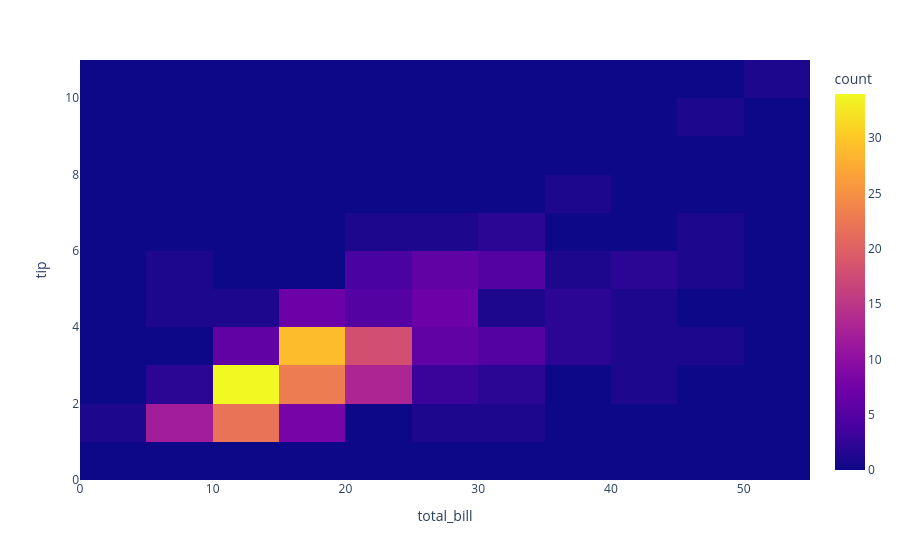

The notebook cell this image was saved under:
### Markdown cell above
2D Histograms in Python

### Code cell
import plotly.express as px
df = px.data.tips()

fig = px.density_heatmap(df, x="total_bill", y="tip")
fig.show()

### Figure 1 — Plotly figure (JSON) as saved in the notebook; plotly's stock layout.template omitted (floating-point values rounded to 4 significant figures; data arrays with more than 128 entries replaced by an {"elided": "..."} marker saying what was removed)
{"data": [{"coloraxis": "coloraxis", "hovertemplate": "total_bill=%{x}<br>tip=%{y}<br>count=%{z}<extra></extra>", "name": "", "type": "histogram2d", "x": {"elided": "244 float values"}, "xaxis": "x", "xbingroup": "x", "y": {"elided": "244 float values"}, "yaxis": "y", "ybingroup": "y"}], "layout": {"coloraxis": {"colorbar": {"title": {"text": "count"}}, "colorscale": [[0, "#0d0887"], [0.1111, "#46039f"], [0.2222, "#7201a8"], [0.3333, "#9c179e"], [0.4444, "#bd3786"], [0.5556, "#d8576b"], [0.6667, "#ed7953"], [0.7778, "#fb9f3a"], [0.8889, "#fdca26"], [1, "#f0f921"]]}, "legend": {"tracegroupgap": 0}, "margin": {"t": 60}, "xaxis": {"anchor": "y", "domain": [0, 1], "title": {"text": "total_bill"}}, "yaxis": {"anchor": "x", "domain": [0, 1], "title": {"text": "tip"}}}}
